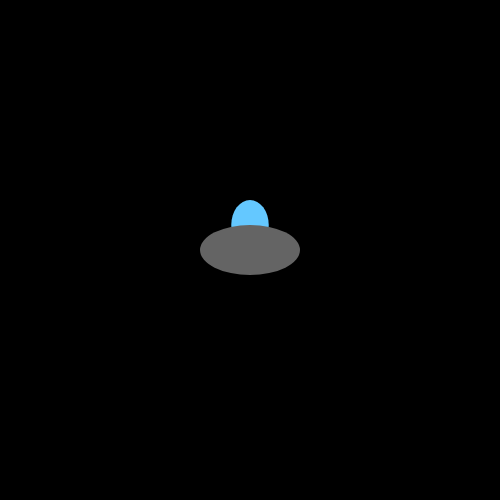
Frame 1 (no input)
Frame 60 (no input): identical to frame 1, image omitted
Frame 120 (the mouse pressed at the canvas centre since frame 60): identical to frame 1, image omitted

The p5.js sketch that drew this single still picture (run headless with seeded random() and noise() and a simulated clock; from frame 60 on, the mouse is pressed at the canvas centre):

// p5.js sketch
// ── sketch.js
var spaceship_a;

function setup()
{
    createCanvas(500,500);
    
    spaceship_a = {x: width/2, y: height/2, radius: 50};


}

function draw()
{
    background(0);
    noStroke();
    
    drawSpaceShip(spaceship_a, false);
    
}


function drawSpaceShip(spaceship, isCollided)
{
    var rx = 0;
    var ry = 0;
    
    if(isCollided)
    {
        rx = random(-10,10);
        ry = random(-10,10);  
    }
    
    fill(100,200,255);
    ellipse(
        spaceship.x + rx,
        spaceship.y - spaceship.radius/2 + ry, 
        spaceship.radius * 0.75, 
        spaceship.radius);
    
    if(isCollided)
    {
        fill(150,0,0);
    }
    else
    {
        fill(100);    
    }
    
    ellipse(spaceship.x + rx,spaceship.y + ry, spaceship.radius * 2, spaceship.radius);
}



function checkCollision(point_a, point_b, threshold)
{
    //returns true if point_a is less than threshold away from point_b
    //otherwise it returns false
}


function fly(spaceship)
{
    //increments the position of the spaceship by its speed properties
    
    spaceship.x += spaceship.speed_x;
    spaceship.y += spaceship.speed_y;

}


function getSpeed(spaceship)
{

    //reverses the speed of a spaceship if it crosses the edge of the canvas
    //returns a speed object with x and y properties
    
}
